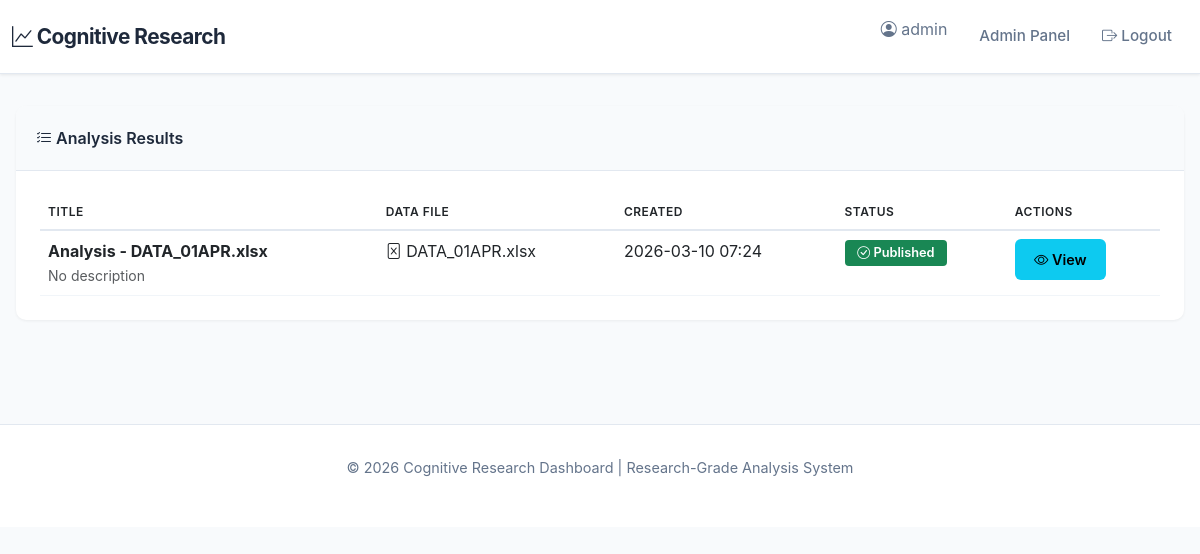
Screenshot of /admin/analyses (signed in) with the database file from the repository.
### app.py (models this page shows)
class Analysis(db.Model):
    __tablename__ = 'analyses'
    id = db.Column(db.Integer, primary_key=True)
    title = db.Column(db.String(200), nullable=False)
    description = db.Column(db.Text)
    data_file_id = db.Column(db.Integer, db.ForeignKey('data_files.id'), nullable=False)
    created_by = db.Column(db.String(80), nullable=False)
    created_at = db.Column(db.DateTime, default=datetime.utcnow)
    data_file = db.relationship('DataFile', backref='analyses')
    shared_users = db.relationship('User', secondary='user_analysis_permission', backref='shared_analyses')
    metrics_json = db.Column(db.Text)  # JSON with all calculations
    visualizations_json = db.Column(db.Text)  # JSON with chart data
    is_published = db.Column(db.Boolean, default=False)
    published_at = db.Column(db.DateTime)

class DataFile(db.Model):
    __tablename__ = 'data_files'
    id = db.Column(db.Integer, primary_key=True)
    filename = db.Column(db.String(200), unique=True, nullable=False)
    original_name = db.Column(db.String(200), nullable=False)
    file_path = db.Column(db.String(300), nullable=False)
    uploaded_by = db.Column(db.String(80), nullable=False)
    file_size = db.Column(db.Integer)
    uploaded_at = db.Column(db.DateTime, default=datetime.utcnow)
    is_active = db.Column(db.Boolean, default=True)
    description = db.Column(db.Text)
    rows_count = db.Column(db.Integer)
    columns_count = db.Column(db.Integer)

### app.py (the view)
@app.route('/admin/analyses')
def admin_analyses():
    if 'user_id' not in session or session.get('user_type') != 'admin':
        return redirect(url_for('login'))
    analyses = Analysis.query.order_by(Analysis.created_at.desc()).all()
    return render_template('admin/analyses.html', analyses=analyses)

### templates/admin/analyses.html (shortened to what this page needs)
{% extends "base.html" %}
{% block content %}
{% if analyses %}
<div class="card">
    <div class="card-header">
        <i class="bi bi-list-check"></i> Analysis Results
    </div>
    <div class="card-body">
        <div class="table-responsive">
            <table class="table table-hover">
                <thead>
                    <tr>
                        <th>Title</th>
                        <th>Data File</th>
                        <th>Created</th>
                        <th>Status</th>
                        <th>Actions</th>
                    </tr>
                </thead>
                <tbody>
                    {% for analysis in analyses %}
                    <tr>
                        <td>
                            <strong>{{ analysis.title }}</strong>
                            <br><small class="text-muted">{{ analysis.description[:60] if analysis.description else 'No description' }}</small>
                        </td>
                        <td>
                            <i class="bi bi-file-excel"></i>
                            {{ analysis.data_file.original_name|truncate(30) }}
                        </td>
                        <td>{{ analysis.created_at.strftime('%Y-%m-%d %H:%M') }}</td>
                        <td>
                            {% if analysis.is_published %}
                            <span class="badge bg-success"><i class="bi bi-check-circle"></i> Published</span>
                            {% else %}
                            <span class="badge bg-warning"><i class="bi bi-clock"></i> Draft</span>
                            {% endif %}
                        </td>
                        <td>
                            <div class="btn-group btn-group-sm">
                                <a href="/admin/analysis/{{ analysis.id }}" class="btn btn-info">
                                    <i class="bi bi-eye"></i> View
                                </a>
                            </div>
                        </td>
                    </tr>
                    {% endfor %}
                </tbody>
            </table>
        </div>
    </div>
</div>
{% endif %}
{% endblock %}

### templates/base.html (style rules this page uses)
:root { --primary: #2563eb; --secondary: #1e40af; --success: #059669; --danger: #dc2626; --warning: #d97706; --info: #0891b2; --light: #f8fafc; --lighter: #f1f5f9; --dark: #1e293b; }
* { margin: 0; padding: 0; box-sizing: border-box; }
body { font-family: 'Inter', 'Segoe UI', Tahoma, Geneva, Verdana, sans-serif; background-color: #f8fafc; color: #1e293b; }
.card { border: none; border-radius: 10px; box-shadow: 0 1px 3px rgba(0, 0, 0, 0.06); transition: all 0.3s ease; overflow: hidden; margin-bottom: 1.5rem; }
.card-header { background: #f8fafc; border-bottom: 1px solid #e2e8f0; padding: 1.25rem; font-weight: 600; color: var(--dark); font-size: 1rem; }
.card-body { padding: 1.5rem; }
.btn { border-radius: 6px; font-weight: 600; padding: 0.6rem 1.2rem; font-size: 0.9rem; transition: all 0.3s ease; border: none; }
.badge { padding: 0.4rem 0.8rem; border-radius: 4px; font-weight: 600; font-size: 0.8rem; }
.table { margin-bottom: 0; }
thead { background: #f8fafc; border-bottom: 2px solid #e2e8f0; }
thead th { font-weight: 600; text-transform: uppercase; font-size: 0.75rem; letter-spacing: 0.5px; color: #475569; padding: 1rem; border: none; }
tbody tr { border-bottom: 1px solid #f1f5f9; }

### rows the page displays
Analysis: title "Analysis - DATA_01APR.xlsx", description "No description", data_file.original_name "DATA_01APR.xlsx", created_at "2026-03-10 07:24", is_published True (drawn)

### other values shown
{{ session.username }} "admin"
